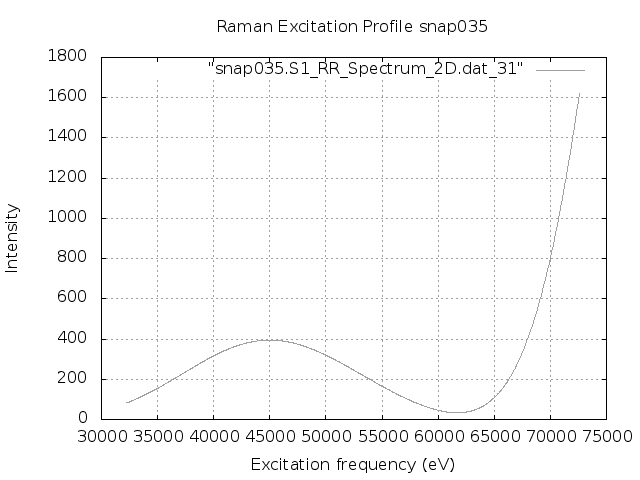

This figure's gnuplot source:
set terminal png
set output "snap035.S1.REP_frozen.png"
set xlabel 'Excitation frequency (eV)'
set ylabel 'Intensity'
set title "Raman Excitation Profile snap035"
set grid
set autoscale
plot "snap035.S1_RR_Spectrum_2D.dat_31" with lines lc "blue"
exit
